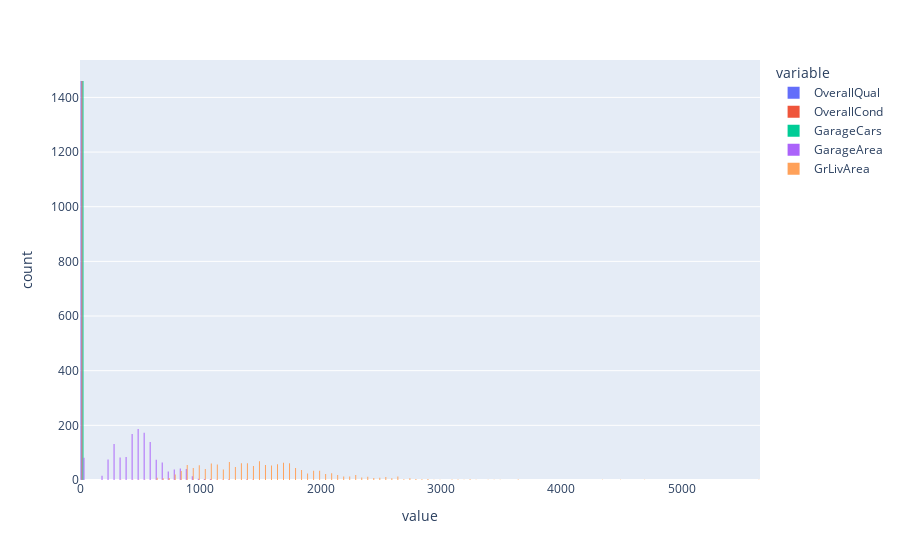

The notebook cell saved with this chart:
### Code cell
cols_to_estandarize = [
    'OverallQual',
    'OverallCond',
    'GarageCars',
    'GarageArea',
    'GrLivArea'
]
fig1 = px.histogram(df[cols_to_estandarize].melt(),
             x='value',
             color='variable',
             barmode='group')

fig1.show()

### Figure 1 — Plotly figure (JSON) as saved in the notebook; plotly's stock layout.template omitted (floating-point values rounded to 4 significant figures; data arrays with more than 128 entries replaced by an {"elided": "..."} marker saying what was removed)
{"data": [{"alignmentgroup": "True", "bingroup": "x", "hovertemplate": "variable=OverallQual<br>value=%{x}<br>count=%{y}<extra></extra>", "legendgroup": "OverallQual", "marker": {"color": "#636efa", "pattern": {"shape": ""}}, "name": "OverallQual", "offsetgroup": "OverallQual", "orientation": "v", "showlegend": true, "type": "histogram", "x": {"elided": "1460 int values"}, "xaxis": "x", "yaxis": "y"}, {"alignmentgroup": "True", "bingroup": "x", "hovertemplate": "variable=OverallCond<br>value=%{x}<br>count=%{y}<extra></extra>", "legendgroup": "OverallCond", "marker": {"color": "#EF553B", "pattern": {"shape": ""}}, "name": "OverallCond", "offsetgroup": "OverallCond", "orientation": "v", "showlegend": true, "type": "histogram", "x": {"elided": "1460 int values"}, "xaxis": "x", "yaxis": "y"}, {"alignmentgroup": "True", "bingroup": "x", "hovertemplate": "variable=GarageCars<br>value=%{x}<br>count=%{y}<extra></extra>", "legendgroup": "GarageCars", "marker": {"color": "#00cc96", "pattern": {"shape": ""}}, "name": "GarageCars", "offsetgroup": "GarageCars", "orientation": "v", "showlegend": true, "type": "histogram", "x": {"elided": "1460 int values"}, "xaxis": "x", "yaxis": "y"}, {"alignmentgroup": "True", "bingroup": "x", "hovertemplate": "variable=GarageArea<br>value=%{x}<br>count=%{y}<extra></extra>", "legendgroup": "GarageArea", "marker": {"color": "#ab63fa", "pattern": {"shape": ""}}, "name": "GarageArea", "offsetgroup": "GarageArea", "orientation": "v", "showlegend": true, "type": "histogram", "x": {"elided": "1460 int values"}, "xaxis": "x", "yaxis": "y"}, {"alignmentgroup": "True", "bingroup": "x", "hovertemplate": "variable=GrLivArea<br>value=%{x}<br>count=%{y}<extra></extra>", "legendgroup": "GrLivArea", "marker": {"color": "#FFA15A", "pattern": {"shape": ""}}, "name": "GrLivArea", "offsetgroup": "GrLivArea", "orientation": "v", "showlegend": true, "type": "histogram", "x": {"elided": "1460 int values"}, "xaxis": "x", "yaxis": "y"}], "layout": {"autosize": true, "barmode": "group", "legend": {"title": {"text": "variable"}, "tracegroupgap": 0}, "margin": {"t": 60}, "xaxis": {"anchor": "y", "autorange": true, "domain": [0, 1], "range": [-0.5, 5650.0], "title": {"text": "value"}, "type": "linear"}, "yaxis": {"anchor": "x", "autorange": true, "domain": [0, 1], "range": [0, 1537.0], "title": {"text": "count"}}}}
